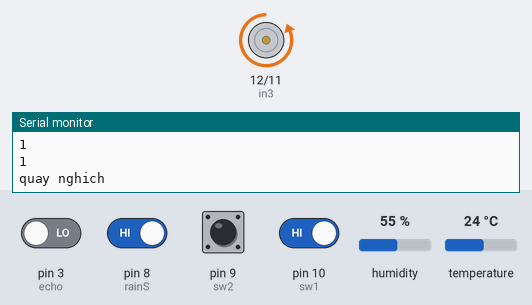
The sketch below on a simulated Arduino Uno, built with avr-gcc and run on an emulated ATmega328P. On the bench: motor-driver pin pairs drawn as motors (green arrow = first pin HIGH = forward, orange = second pin HIGH = backward, longer = more drive, scaled by the enable pin), the last lines printed to the serial monitor. The test bench sets the inputs (shaded band); at power-on: pin 8 (rainS), pin 9 (sw2), pin 10 (sw1) HIGH, pin 3 (echo) LOW, humidity 55 %, temperature 24 °C.

Above: at 1.2 s.
1.3 s: pin 8 (rainS) driven LOW
At 4.8 s:
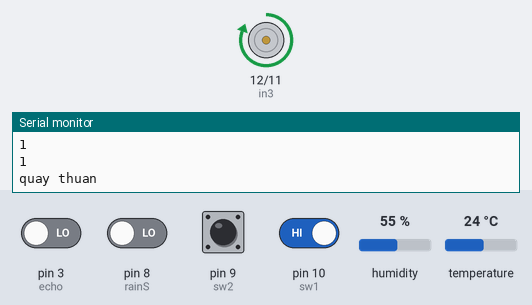
5.6 s: pin 8 (rainS) driven HIGH
At 8.2 s:
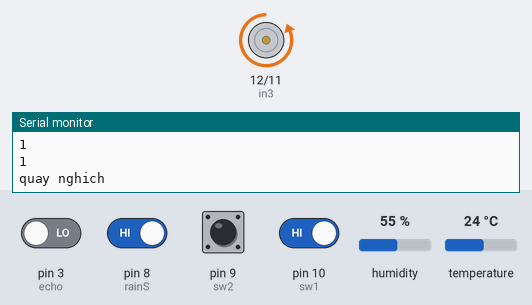
8.7 s: pin 3 (echo) driven HIGH and pin 10 (sw1) driven LOW
At 11.5 s:
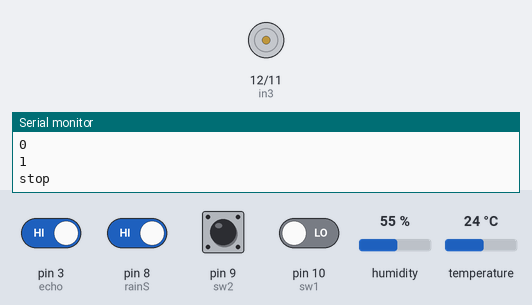
11.8 s: pin 10 (sw1) driven HIGH
At 13.8 s:
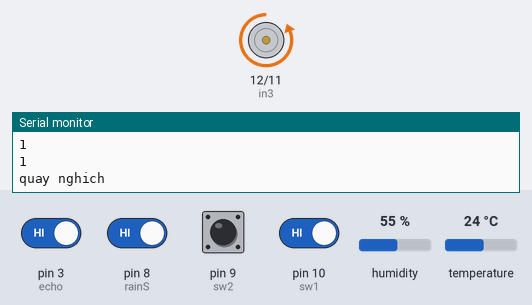
Timing chart, 0 to 15.3 s (numbered marks = the images above; inputs shaded):
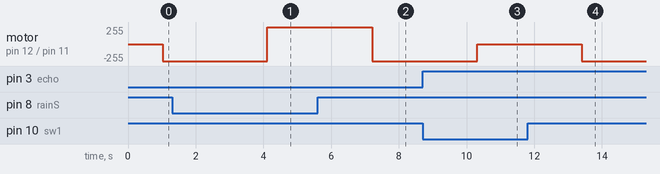

The sketch:

Arduino.ino
```cpp
#include <DHT.h>
#include <SoftwareSerial.h>
#include <ArduinoJson.h>
#include "HX711.h"
#define DHTPIN 2
#define trig 4
#define echo 3

SoftwareSerial nodemcu(6, 7);
HX711 scale(A1, A0);
float weight;
float calibration_factor = 103525.00;
int enB = 13;
int in3 = 12;
int in4 = 11;
int sw1 = 10;
int sw2 = 9;
int state1;
int state2;
int rainS = 8;
int rainV;
DHT dht(DHTPIN, DHT11);
float temp;
float hum;
unsigned long duration;
int distance;
int water;
void setup() {
  Serial.begin(9600);
  nodemcu.begin(9600);
  dht.begin();
  pinMode(enB, OUTPUT);
  pinMode(in3, OUTPUT);
  pinMode(in4, OUTPUT);
  pinMode(sw1, INPUT_PULLUP);
  pinMode(sw2, INPUT_PULLUP);
  digitalWrite(in3,LOW);
  digitalWrite(in4,LOW);
}

void loop() {

  StaticJsonBuffer<1000> jsonBuffer;
  JsonObject& data = jsonBuffer.createObject();

  dht11_func();
  sr04Sensor();
  raiN();

  data["humidity"] = hum;
  data["temperature"] = temp;
  data["weight"] = weight;
  data["water"] = water;
  data["rainV"] = rainV;

  //Send data to NodeMCU
  data.printTo(nodemcu);
  jsonBuffer.clear();

  delay(2000);
}

void dht11_func() {

  hum = dht.readHumidity();
  temp = dht.readTemperature();
  Serial.print("Humidity: ");
  Serial.println(hum);
  Serial.print("Temperature: ");
  Serial.println(temp);
}
void sr04Sensor() {
    digitalWrite(trig,0);
    delayMicroseconds(2);
    digitalWrite(trig,1);
    delayMicroseconds(5);
    digitalWrite(trig,0);

    duration = pulseIn(echo,HIGH);
    distance = int(duration/2/29.412);
    water = distance;
    Serial.println(distance);
}
void KL(){
  scale.set_scale(calibration_factor);

  weight = scale.get_units(5);
  Serial.print("Weight: ");
  Serial.print(weight);
  Serial.println(" KG");
  Serial.println();
}
void raiN(){
  sw();
  rainV = digitalRead(rainS);
  if(rainV == 0 && state2!=0){
    thuan();
  }
  else if(rainV == 1 && state1!=0){
    nghich();
  }else stop();
}
void thuan(){
  analogWrite(enB,255);
  digitalWrite(in3,HIGH);
  digitalWrite(in4,LOW);
  Serial.println("quay thuan");
}
void nghich(){
  analogWrite(enB,255);
  digitalWrite(in4,HIGH);
  digitalWrite(in3,LOW);
  Serial.println("quay nghich");
}
void stop(){
  digitalWrite(in4,LOW);
  digitalWrite(in3,LOW);
  Serial.println("stop");
}
void sw(){
    state1 = digitalRead(sw1);
    state2 = digitalRead(sw2);
    Serial.println(state1);
    Serial.println(state2);
}
```

Measured:
- after the input at 1.3 s, motor on pin 12 (in3) / pin 11 (in4): backward 255/255 → forward 255/255 after 2.8 s
- after the input at 5.6 s, motor on pin 12 (in3) / pin 11 (in4): forward 255/255 → backward 255/255 after 1.6 s
- after the input at 8.7 s, motor on pin 12 (in3) / pin 11 (in4): backward 255/255 → stopped after 1.6 s
- after the input at 11.8 s, motor on pin 12 (in3) / pin 11 (in4): stopped → backward 255/255 after 1.6 s
